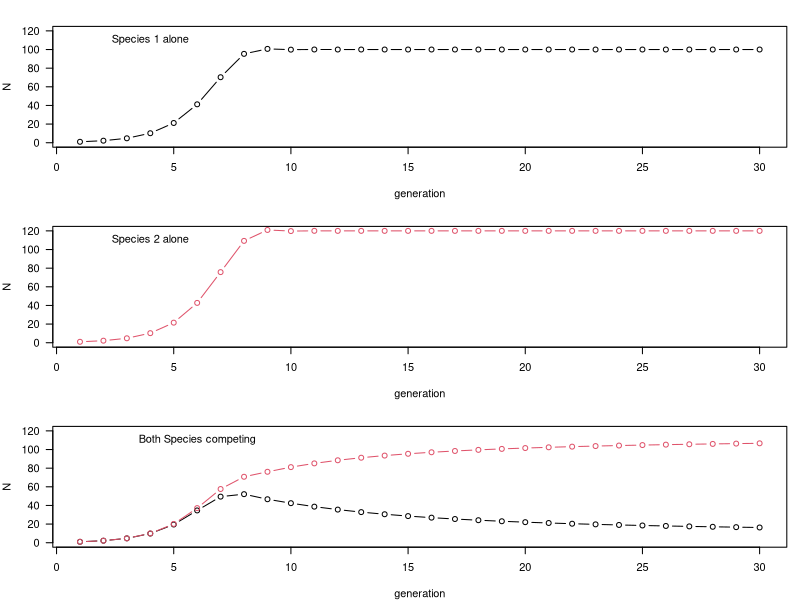

The R script that drew this image:
## ---- chunk 1
knitr::opts_chunk$set(echo = TRUE)
## ---- chunk 2
# I spent lots of time at the beginning really confused because I thought the two variables should be a12 and a21. Turns out they are variables indicating whether to run N1 line or N2 line
grow<-function(start_1, start_2){
  num_gen <- 30
  generation <- 1:num_gen
  N1 <- rep(0, num_gen) # changed here to match num_gen
  N2 <- rep(0, num_gen)
  growth.rate <- 1.2 
  K1 <- 100
  K2 <- 120
  a12 <- 0.8
  a21 <- 0.8
  N1[1] <- start_1 # changed here to fit with the given variable
  N2[1] <- start_2
  for (t in 1:(num_gen-1)) {
    N1[t+1] = N1[t] + growth.rate * N1[t] * (K1 - N1[t] - a12 * N2[t]) / K1
    N2[t+1] = N2[t] + growth.rate * N2[t] * (K2 - N2[t] - a21 * N1[t]) / K2
  }
if (N1[1]>0){
  plot(N1~generation, typ = "b", ylim = c(0,max(c(K1,K2))), ylab = "N") 
  # if start_1 is >0 (1 in this case), plot Species 1 black line
}  else {
  plot(N1~generation, typ = "n", ylim = c(0,max(c(K1,K2))), ylab = "N") 
  # or else (0 in this case), plot an empty plot 
}
if (N2[1]>0){
  lines(N2~generation, typ = "b", col = 2)} 
  # if start_2 is >0 (1 in this case), plot Species 2 red line
}

par(mar = c(4, 4, 2, 1), mfrow = c(3, 1), las = 1) # changed margin size 

  grow(1,0)
  text(4,110,"Species 1 alone")
  
  grow(0,1)
  text(4,110,"Species 2 alone")
  
  grow(1,1) # changed both starting populations to 1 so the competition is even (i think?)
  text(6,110,"Both Species competing")
